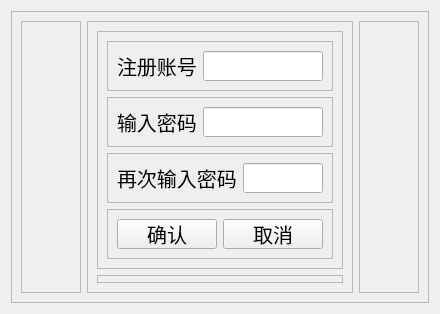
      <widget class="QWidget" name="page_2">
       <layout class="QHBoxLayout" name="horizontalLayout_6">
        <item>
         <widget class="QFrame" name="frame_35">
          <property name="sizePolicy">
           <sizepolicy hsizetype="Preferred" vsizetype="Preferred">
            <horstretch>2</horstretch>
            <verstretch>0</verstretch>
           </sizepolicy>
          </property>
          <property name="styleSheet">
           <string notr="true">#frame_35{border-image:url(:/新前缀/tyut.jpg);}</string>
          </property>
          <property name="frameShape">
           <enum>QFrame::StyledPanel</enum>
          </property>
          <property name="frameShadow">
           <enum>QFrame::Raised</enum>
          </property>
          <layout class="QHBoxLayout" name="horizontalLayout_11">
           <item>
            <widget class="QFrame" name="frame_19">
             <property name="sizePolicy">
              <sizepolicy hsizetype="Preferred" vsizetype="Preferred">
               <horstretch>2</horstretch>
               <verstretch>0</verstretch>
              </sizepolicy>
             </property>
             <property name="frameShape">
              <enum>QFrame::StyledPanel</enum>
             </property>
             <property name="frameShadow">
              <enum>QFrame::Raised</enum>
             </property>
            </widget>
           </item>
           <item>
            <widget class="QFrame" name="frame_21">
             <property name="sizePolicy">
              <sizepolicy hsizetype="Preferred" vsizetype="Preferred">
               <horstretch>2</horstretch>
               <verstretch>0</verstretch>
              </sizepolicy>
             </property>
             <property name="frameShape">
              <enum>QFrame::StyledPanel</enum>
             </property>
             <property name="frameShadow">
              <enum>QFrame::Raised</enum>
             </property>
             <layout class="QVBoxLayout" name="verticalLayout_6">
              <item>
               <widget class="QFrame" name="frame_29">
                <property name="sizePolicy">
                 <sizepolicy hsizetype="Preferred" vsizetype="Preferred">
                  <horstretch>0</horstretch>
                  <verstretch>3</verstretch>
                 </sizepolicy>
                </property>
                <property name="frameShape">
                 <enum>QFrame::StyledPanel</enum>
                </property>
                <property name="frameShadow">
                 <enum>QFrame::Raised</enum>
                </property>
                <layout class="QVBoxLayout" name="verticalLayout_7">
                 <item>
                  <widget class="QFrame" name="frame_31">
                   <property name="frameShape">
                    <enum>QFrame::StyledPanel</enum>
                   </property>
                   <property name="frameShadow">
                    <enum>QFrame::Raised</enum>
                   </property>
                   <layout class="QHBoxLayout" name="horizontalLayout_7">
                    <item>
                     <widget class="QLabel" name="label_6">
                      <property name="sizePolicy">
                       <sizepolicy hsizetype="Preferred" vsizetype="Preferred">
                        <horstretch>2</horstretch>
                        <verstretch>0</verstretch>
                       </sizepolicy>
                      </property>
                      <property name="font">
                       <font>
                        <pointsize>15</pointsize>
                       </font>
                      </property>
                      <property name="text">
                       <string>注册账号</string>
                      </property>
                     </widget>
                    </item>
                    <item>
                     <widget class="QLineEdit" name="lineEdit_3">
                      <property name="sizePolicy">
                       <sizepolicy hsizetype="Expanding" vsizetype="Fixed">
                        <horstretch>3</horstretch>
                        <verstretch>0</verstretch>
                       </sizepolicy>
                      </property>
                      <property name="minimumSize">
                       <size>
                        <width>0</width>
                        <height>30</height>
                       </size>
                      </property>
                     </widget>
                    </item>
                   </layout>
                  </widget>
                 </item>
                 <item>
                  <widget class="QFrame" name="frame_34">
                   <property name="frameShape">
                    <enum>QFrame::StyledPanel</enum>
                   </property>
                   <property name="frameShadow">
                    <enum>QFrame::Raised</enum>
                   </property>
                   <layout class="QHBoxLayout" name="horizontalLayout_8">
                    <item>
                     <widget class="QLabel" name="label_9">
                      <property name="sizePolicy">
                       <sizepolicy hsizetype="Preferred" vsizetype="Preferred">
                        <horstretch>2</horstretch>
                        <verstretch>0</verstretch>
                       </sizepolicy>
                      </property>
                      <property name="font">
                       <font>
                        <pointsize>15</pointsize>
                       </font>
                      </property>
                      <property name="text">
                       <string>输入密码</string>
                      </property>
                     </widget>
                    </item>
                    <item>
                     <widget class="QLineEdit" name="lineEdit_8">
                      <property name="sizePolicy">
                       <sizepolicy hsizetype="Expanding" vsizetype="Fixed">
                        <horstretch>3</horstretch>
                        <verstretch>0</verstretch>
                       </sizepolicy>
                      </property>
                      <property name="minimumSize">
                       <size>
                        <width>0</width>
                        <height>30</height>
                       </size>
                      </property>
                     </widget>
                    </item>
                   </layout>
                  </widget>
                 </item>
                 <item>
                  <widget class="QFrame" name="frame_33">
                   <property name="frameShape">
                    <enum>QFrame::StyledPanel</enum>
                   </property>
                   <property name="frameShadow">
                    <enum>QFrame::Raised</enum>
                   </property>
                   <layout class="QHBoxLayout" name="horizontalLayout_9">
                    <item>
                     <widget class="QLabel" name="label_10">
                      <property name="sizePolicy">
                       <sizepolicy hsizetype="Preferred" vsizetype="Preferred">
                        <horstretch>2</horstretch>
                        <verstretch>0</verstretch>
                       </sizepolicy>
                      </property>
                      <property name="font">
                       <font>
                        <pointsize>15</pointsize>
                       </font>
                      </property>
                      <property name="text">
                       <string>再次输入密码</string>
                      </property>
                     </widget>
                    </item>
                    <item>
                     <widget class="QLineEdit" name="lineEdit_9">
                      <property name="sizePolicy">
                       <sizepolicy hsizetype="Expanding" vsizetype="Fixed">
                        <horstretch>3</horstretch>
                        <verstretch>0</verstretch>
                       </sizepolicy>
                      </property>
                      <property name="minimumSize">
                       <size>
                        <width>0</width>
                        <height>30</height>
                       </size>
                      </property>
                     </widget>
                    </item>
                   </layout>
                  </widget>
                 </item>
                 <item>
                  <widget class="QFrame" name="frame_32">
                   <property name="frameShape">
                    <enum>QFrame::StyledPanel</enum>
                   </property>
                   <property name="frameShadow">
                    <enum>QFrame::Raised</enum>
                   </property>
                   <layout class="QHBoxLayout" name="horizontalLayout_10">
                    <item>
                     <spacer name="horizontalSpacer">
                      <property name="orientation">
                       <enum>Qt::Horizontal</enum>
                      </property>
                      <property name="sizeHint" stdset="0">
                       <size>
                        <width>40</width>
                        <height>20</height>
                       </size>
                      </property>
                     </spacer>
                    </item>
                    <item>
                     <widget class="QPushButton" name="pushButton_8">
                      <property name="minimumSize">
                       <size>
                        <width>100</width>
                        <height>30</height>
                       </size>
                      </property>
                      <property name="maximumSize">
                       <size>
                        <width>100</width>
                        <height>16777215</height>
                       </size>
                      </property>
                      <property name="font">
                       <font>
                        <pointsize>15</pointsize>
                       </font>
                      </property>
                      <property name="text">
                       <string>确认</string>
                      </property>
                     </widget>
                    </item>
                    <item>
                     <spacer name="horizontalSpacer_2">
                      <property name="orientation">
                       <enum>Qt::Horizontal</enum>
                      </property>
                      <property name="sizeHint" stdset="0">
                       <size>
                        <width>40</width>
                        <height>20</height>
                       </size>
                      </property>
                     </spacer>
                    </item>
                    <item>
                     <widget class="QPushButton" name="pushButton_11">
                      <property name="minimumSize">
                       <size>
                        <width>100</width>
                        <height>30</height>
                       </size>
                      </property>
                      <property name="maximumSize">
                       <size>
                        <width>100</width>
                        <height>16777215</height>
                       </size>
                      </property>
                      <property name="font">
                       <font>
                        <pointsize>15</pointsize>
                       </font>
                      </property>
                      <property name="text">
                       <string>取消</string>
                      </property>
                     </widget>
                    </item>
                    <item>
                     <spacer name="horizontalSpacer_3">
                      <property name="orientation">
                       <enum>Qt::Horizontal</enum>
                      </property>
                      <property name="sizeHint" stdset="0">
                       <size>
                        <width>40</width>
                        <height>20</height>
                       </size>
                      </property>
                     </spacer>
                    </item>
                   </layout>
                  </widget>
                 </item>
                </layout>
               </widget>
              </item>
              <item>
               <widget class="QFrame" name="frame_30">
                <property name="sizePolicy">
                 <sizepolicy hsizetype="Preferred" vsizetype="Preferred">
                  <horstretch>0</horstretch>
                  <verstretch>5</verstretch>
                 </sizepolicy>
                </property>
                <property name="frameShape">
                 <enum>QFrame::StyledPanel</enum>
                </property>
                <property name="frameShadow">
                 <enum>QFrame::Raised</enum>
                </property>
               </widget>
              </item>
             </layout>
            </widget>
           </item>
           <item>
            <widget class="QFrame" name="frame_22">
             <property name="sizePolicy">
              <sizepolicy hsizetype="Preferred" vsizetype="Preferred">
               <horstretch>2</horstretch>
               <verstretch>0</verstretch>
              </sizepolicy>
             </property>
             <property name="frameShape">
              <enum>QFrame::StyledPanel</enum>
             </property>
             <property name="frameShadow">
              <enum>QFrame::Raised</enum>
             </property>
            </widget>
           </item>
          </layout>
         </widget>
        </item>
       </layout>
      </widget>
